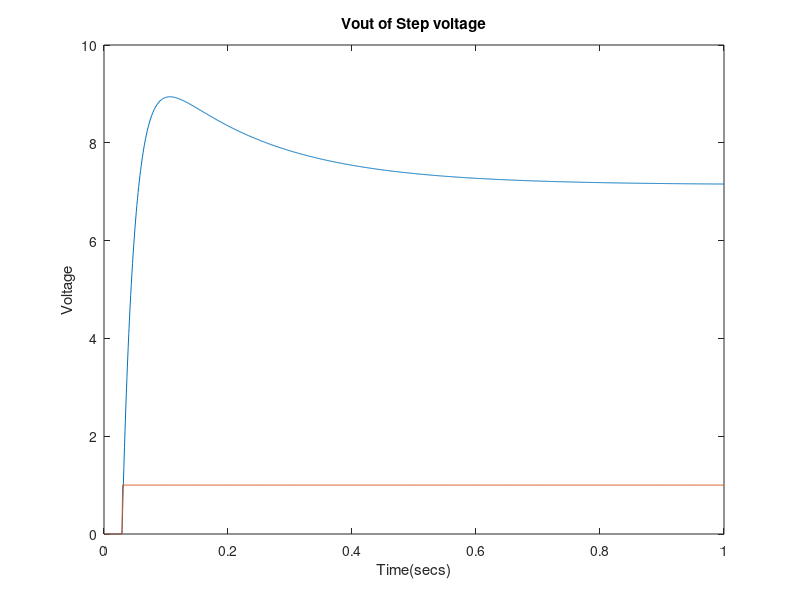
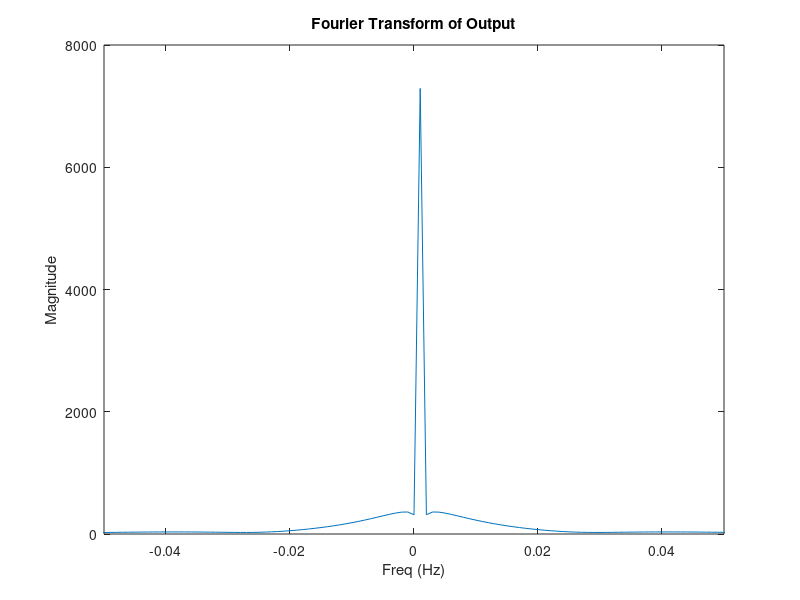
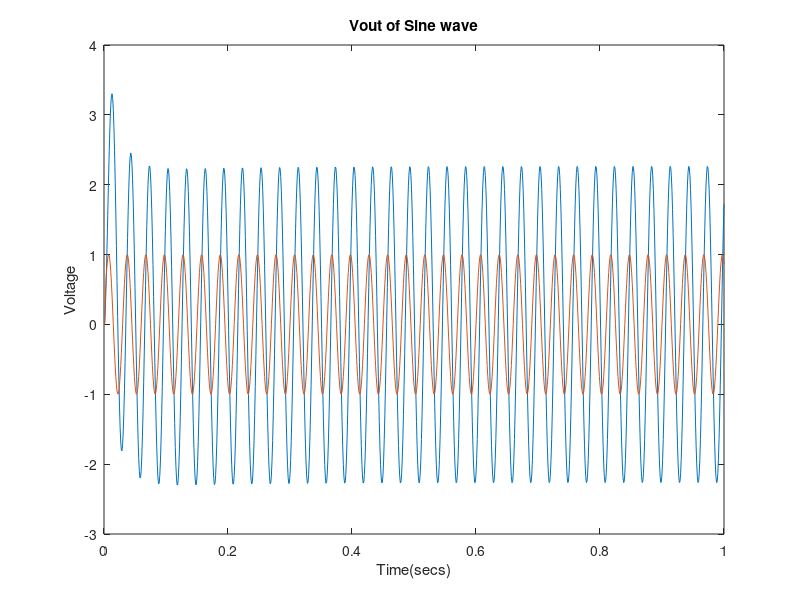
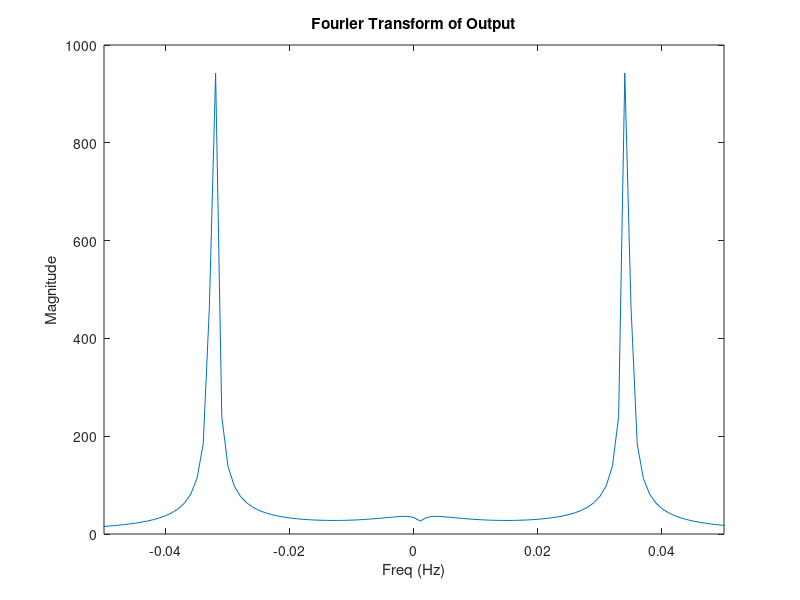

Write the MATLAB code that produced these figures, in order.

% Patrobas Adewumi
% 100963608
% ELEC 4700
% assignment4

disp('Question 2(a) It can be seen from the frequency response plot that this is a low pass filter circuit.')
disp('Increase in the frequency increases the inductance making the capacitor to cause a parallel resistance')
disp('with the resistor')
 
disp('Question 2(b) The expected frequency response would be a pass band during the low frequencies')
disp(' and a 2nd order drop off at its respective frequency')

clear all

runTime = 1; 
timecuts = 1000;
dt = runTime/timecuts;

R1 = 1;
C1 = 0.25;
R2 = 2;
L1 = 0.2;
R3 = 10;
a = 100;
R4 = 0.1;
Ro = 1000;     

C = [  0, 0,   0, 0, 0, 0, 0; ...
     -C1,C1,   0, 0, 0, 0, 0; ...
       0, 0, -L1, 0, 0, 0, 0; ...
       0, 0,   0, 0, 0, 0, 0; ...
       0, 0,   0, 0, 0, 0, 0; ...
       0, 0,   0, 0, 0, 0, 0; ...
       0, 0,   0, 0, 0, 0, 0];
   
G = [     1,             0,  0,    0,  0,     0,            0; ...
      -1/R1, (1/R2 + 1/R1), -1,    0,  0,     0,            0; ...
          0,             1,  0,   -1,  0,     0,            0; ...
          0,             0, -1, 1/R3,  0,     0,            0; ...
          0,             0,  0,    0, -a,     1,            0; ...
          0,             0,  0, 1/R3, -1,     0,            0; ...
          0,             0,  0,    0,  0, -1/R4, (1/R4 +1/Ro)];

disp('Question 2: G and C matrices:')
disp(G)
disp(C)
 
V1 = 0;      
F = zeros(7,1);

Flist = zeros(7,1,timecuts);
Flist(1,1,30:timecuts) = 1;
Vlist = zeros(7,1,timecuts);

for count  = 2:1:timecuts
    A = C/dt +G;
    Vlist(:,:,count) = A\(C*Vlist(:,:,count-1)/dt +Flist(:,:,count));
end
      
V1list(1,:) = Vlist(1,1,:);
V2list(1,:) = Vlist(2,1,:);
ILlist(1,:) = Vlist(3,1,:);
I3list(1,:) = Vlist(4,1,:);
V4list(1,:) = Vlist(5,1,:);
Volist(1,:) = Vlist(7,1,:);


figure(1)
plot((1:timecuts).*dt,Volist(1,:))
xlabel('Time(secs)')
ylabel('Voltage')
title('Vout of Step voltage')
hold on
plot((1:timecuts).*dt,V1list(1,:))
hold off

figure(2)
g = abs(fftshift(fft(Volist(1,:))));
plot(((1:length(g))/timecuts)-0.5,g)
xlim([-0.05 0.05])
xlabel('Freq (Hz)')
ylabel('Magnitude')
title('Fourier Transform of Output')
      
% Sine function
f = 1/0.03;
Flist = zeros(7,1,timecuts);
for count = 1:1:timecuts
    Flist(1,1,count) = sin(2*pi*f*count*dt);
end
Vlist = zeros(7,1,timecuts);

for count  = 2:1:timecuts
    A = C/dt +G;
    Vlist(:,:,count) = A\(C*Vlist(:,:,count-1)/dt +Flist(:,:,count));
end
      
V1list(1,:) = Vlist(1,1,:);
V2list(1,:) = Vlist(2,1,:);
ILlist(1,:) = Vlist(3,1,:);
I3list(1,:) = Vlist(4,1,:);
V4list(1,:) = Vlist(5,1,:);
Volist(1,:) = Vlist(7,1,:);



figure(3)
plot((1:timecuts).*dt,Volist(1,:))
xlabel('Time(secs)')
ylabel('Voltage')
title('Vout of Sine wave')
hold on
plot((1:timecuts).*dt,V1list(1,:))
hold off

figure(4)
g = abs(fftshift(fft(Volist(1,:))));
plot(((1:length(g))/timecuts)-0.5,g)
xlim([-0.05 0.05])
xlabel('Freq (Hz)')
ylabel('Magnitude')
title('Fourier Transform of Output')

% Gaussian pulse
% Vgauss = exp(-1/2*((k/ts-0.06)/(0.03))^2)
mag = 1;
dev = 0.03;
delay = 0.06;
Flist = zeros(7,1,timecuts);
for count = 1:1:timecuts
    Flist(1,1,count) = exp(-((count*dt-0.06)/0.03)^2);
end
Vlist = zeros(7,1,timecuts);

for count  = 2:1:timecuts
    A = C/dt +G;
    
    Vlist(:,:,count) = A\(C*Vlist(:,:,count-1)/dt +Flist(:,:,count));
end
      
V1list(1,:) = Vlist(1,1,:);
V2list(1,:) = Vlist(2,1,:);
ILlist(1,:) = Vlist(3,1,:);
I3list(1,:) = Vlist(4,1,:);
V4list(1,:) = Vlist(5,1,:);
Volist(1,:) = Vlist(7,1,:);



figure(5)
plot((1:timecuts).*dt,Volist(1,:))
xlabel('Time(secs)')
ylabel('Voltage')
title('Vout of Gaussian Pulse')
hold on
plot((1:timecuts).*dt,V1list(1,:))
hold off

figure(6)
g = abs(fftshift(fft(Volist(1,:))));
plot(((1:length(g))/timecuts)-0.5,g)
xlim([-0.05 0.05])
xlabel('Freq (Hz)')
ylabel('Magnitude')
title('Q2: Fourier Transform of Output')

disp('A change in the timecut changes the accuracy of the simulation. Hence, a larger timecut results in less accurate sims')
